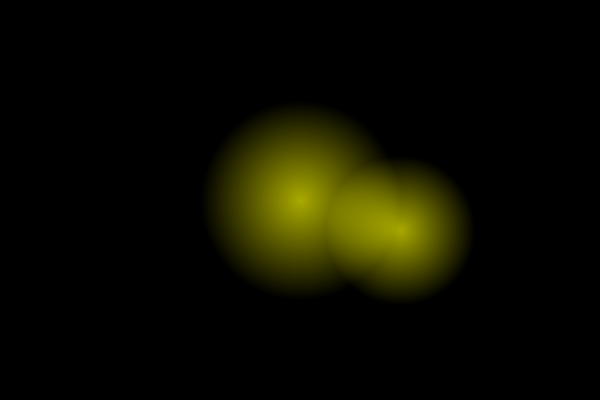
Frame 1 (no input)
Frame 60 (the mouse pressed at the canvas centre just before this capture): identical to frame 1, image omitted
Frame 120 (the mouse held since frame 60 and released just before this capture): identical to frame 1, image omitted

The Processing sketch that drew this single still picture (run headless with seeded random() and noise(); from frame 60 on, the mouse is pressed at the canvas centre):

// Processing sketch: blob6
// ── blob6.pde
PImage Img;
float [][] Temperature;

void setup() {
   size(600, 400);
   Img = createImage(width, height, RGB);
   Temperature = new float[height][width];

   Blob blob0 = new Blob(300, 200, 100);
   Blob blob1 = new Blob(400, 230, 75);
  
   zeroTemperature();
   blob0.render();
   blob1.render();
   
   Img.loadPixels();
   buildImage();
   Img.updatePixels();
   image(Img, 0, 0);
}

void draw() {
}

void zeroTemperature() {
   for (int y=0; y<height; y++) {
      for (int x=0; x<width; x++) {
         Temperature[y][x] = 0;
      }
   }
}

void buildImage() {
   for (int y=0; y<height; y++) {
      for (int x=0; x<width; x++) {
         if (Temperature[y][x] == 0.4) {
            Img.set(x, y, color(255, 0, 0));
         } else {
            float t = map(Temperature[y][x], 0, 1.5, 0, 255);
            Img.set(x, y, color(t, t, 0));
         }
      }
   }
}

class Blob {
   float cx, cy;   // blob center
   float r;        // blob radius

   Blob(float acx, float acy, float ar) {
      cx = acx;
      cy = acy;
      r = ar;
   }

   void render() {
      for (float y=cy-r; y<cy+r; y++) {
         for (float x=cx-r; x<cx+r; x++) {
            float d = dist(x, y, cx, cy);
            if (d > r) continue;
            float h = map(d, 0, r, 1, 0);
            Temperature[int(y)][int(x)] += h;
         }
      }
   }
}
